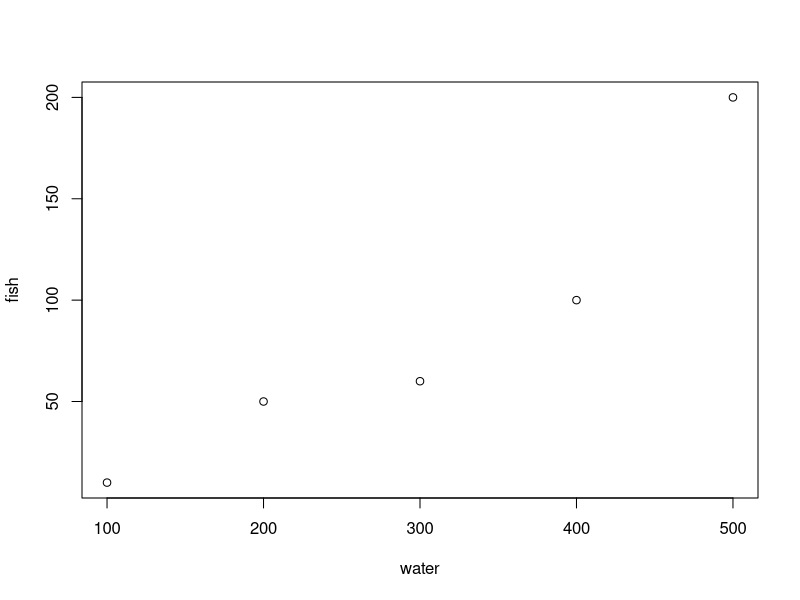

This chart was generated by the following R code:
#This is my first code in GitHub! Quite exciting right?

# Here are the imput data 
# Costanza data on streams
water <- c(100, 200, 300, 400, 500)

#Marta data on fish genomes
fish <- c(10, 50, 60, 100, 200)

# plot the diverty of fish (y) versus the amount of water (x)
plot(water, fish)

